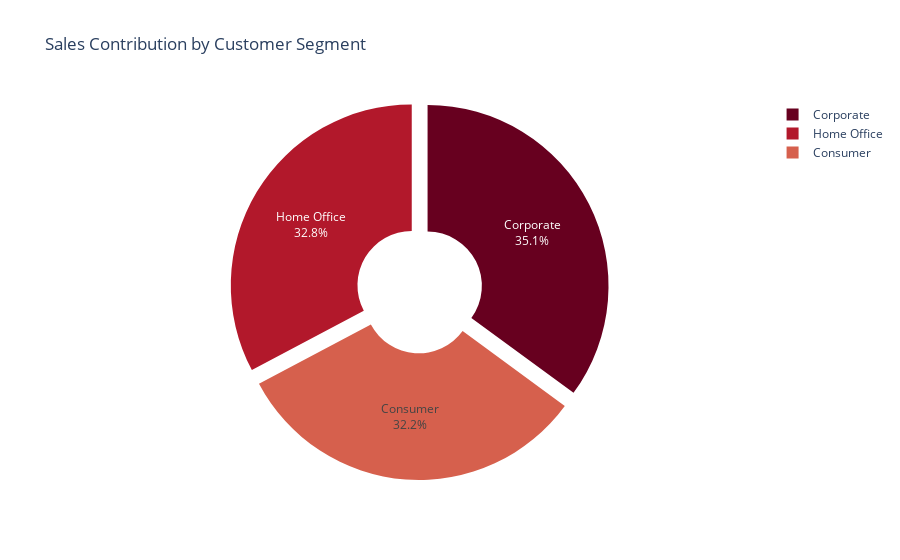

The notebook cell saved with this chart:
### Code cell
fig2 = px.pie(
df,
    names = "Segment",
    values = "Sales",
    title = "Sales Contribution by Customer Segment",
    color_discrete_sequence = px.colors.sequential.RdBu,
    hole = 0.3
)

fig2.update_traces(textinfo = "percent+label", pull = [0.05, 0.05, 0.05])
fig2.show()

### Figure 1 — Plotly figure (JSON) as saved in the notebook; plotly's stock layout.template omitted (floating-point values rounded to 4 significant figures; data arrays with more than 128 entries replaced by an {"elided": "..."} marker saying what was removed)
{"data": [{"domain": {"x": [0, 1], "y": [0, 1]}, "hole": 0.3, "hovertemplate": "Segment=%{label}<br>Sales=%{value}<extra></extra>", "labels": {"elided": "200 str values"}, "legendgroup": "", "name": "", "pull": [0.05, 0.05, 0.05], "showlegend": true, "textinfo": "percent+label", "type": "pie", "values": {"elided": "200 float values"}}], "layout": {"legend": {"tracegroupgap": 0}, "piecolorway": ["rgb(103,0,31)", "rgb(178,24,43)", "rgb(214,96,77)", "rgb(244,165,130)", "rgb(253,219,199)", "rgb(247,247,247)", "rgb(209,229,240)", "rgb(146,197,222)", "rgb(67,147,195)", "rgb(33,102,172)", "rgb(5,48,97)"], "title": {"text": "Sales Contribution by Customer Segment"}}}
